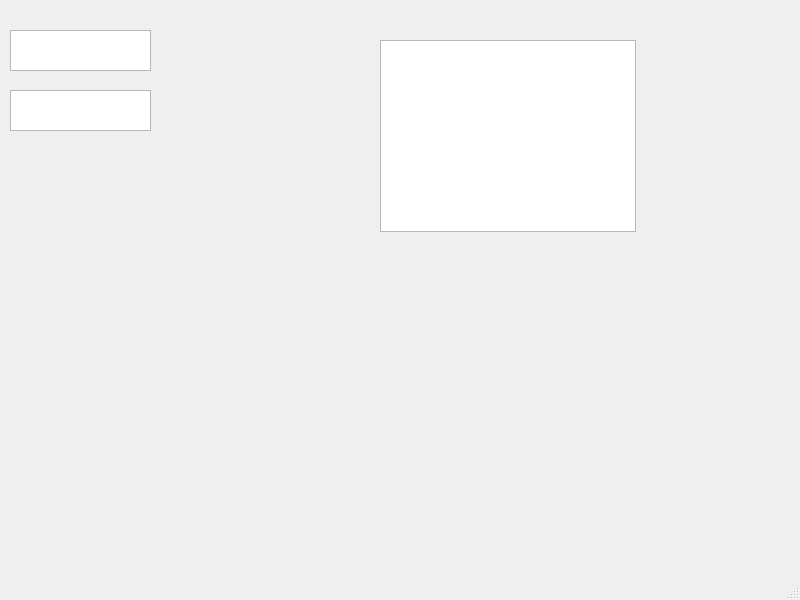
<?xml version="1.0" encoding="UTF-8"?>
<ui version="4.0">
 <class>MainWindow</class>
 <widget class="QMainWindow" name="MainWindow">
  <property name="geometry">
   <rect>
    <x>0</x>
    <y>0</y>
    <width>800</width>
    <height>600</height>
   </rect>
  </property>
  <property name="windowTitle">
   <string>MainWindow</string>
  </property>
  <widget class="QWidget" name="centralwidget">
   <widget class="QTextEdit" name="cycles">
    <property name="geometry">
     <rect>
      <x>10</x>
      <y>30</y>
      <width>141</width>
      <height>41</height>
     </rect>
    </property>
   </widget>
   <widget class="QTextEdit" name="old_cycles">
    <property name="geometry">
     <rect>
      <x>10</x>
      <y>90</y>
      <width>141</width>
      <height>41</height>
     </rect>
    </property>
   </widget>
   <widget class="QTextBrowser" name="total_cycles">
    <property name="geometry">
     <rect>
      <x>380</x>
      <y>40</y>
      <width>256</width>
      <height>192</height>
     </rect>
    </property>
   </widget>
  </widget>
  <widget class="QMenuBar" name="menubar">
   <property name="geometry">
    <rect>
     <x>0</x>
     <y>0</y>
     <width>800</width>
     <height>21</height>
    </rect>
   </property>
  </widget>
  <widget class="QStatusBar" name="statusbar"/>
 </widget>
 <resources/>
 <connections/>
</ui>
